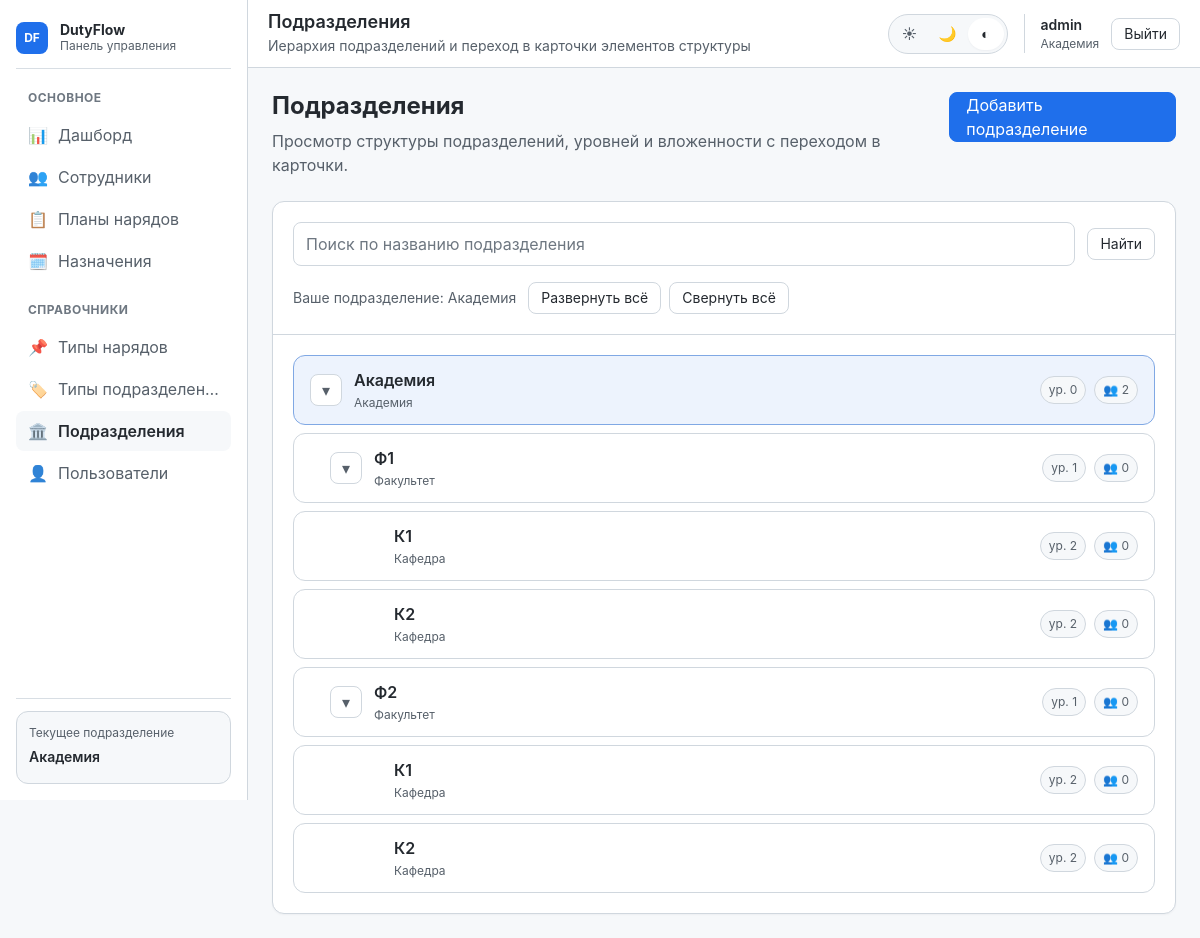
Screenshot of /units/ (signed in) with the database file from the repository.
### users_app/models.py (models this page shows, shortened)
class UserProfile(models.Model):
    user = models.OneToOneField(
        User,
        on_delete=models.CASCADE,
        related_name='profile'
    )
    unit = models.ForeignKey(
        Unit,
        on_delete=models.PROTECT,
        related_name='users'
    )
    created_by = models.ForeignKey(
        User,
        on_delete=models.SET_NULL,
        null=True,
        blank=True,
        related_name='created_users',
        verbose_name="Создал пользователь"
    )
    created_at = models.DateTimeField(auto_now_add=True, verbose_name="Дата создания")
    class Meta:
        verbose_name = "Профиль пользователя"
        verbose_name_plural = "Профили пользователей"

### units/models.py (models this page shows, shortened)
class Unit(models.Model):
    name = models.CharField(max_length=255, verbose_name="Название")
    parent = models.ForeignKey(
        'self',
        on_delete=models.SET_NULL,
        null=True,
        blank=True,
        related_name='children',
        verbose_name="Вышестоящее подразделение"
    )
    unit_type = models.ForeignKey(
        UnitType,
        on_delete=models.PROTECT,
        related_name='units',
        verbose_name="Тип подразделения"
    )
    class Meta:
        verbose_name = "Подразделение"
        verbose_name_plural = "Подразделения"
        ordering = ['unit_type__level', 'name']
    def get_level(self):
        return self.unit_type.level
    def get_descendants_ids(self, include_self=False):
        ids = [self.id] if include_self else []
        def collect(child):
            for c in child.children.all():
                ids.append(c.id)
                collect(c)
        collect(self)
        return ids

class UnitType(models.Model):
    name = models.CharField(max_length=50, unique=True, verbose_name="Название типа")
    slug = models.SlugField(max_length=50, unique=True, verbose_name="Слаг")
    level = models.PositiveSmallIntegerField(
        default=0,
        verbose_name="Уровень иерархии",
        help_text="0 - самый высокий уровень (академия), 1 - факультет, 2 - кафедра и т.д."
    )
    can_have_children = models.BooleanField(
        default=True,
        verbose_name="Может иметь дочерние подразделения"
    )
    class Meta:
        verbose_name = "Тип подразделения"
        verbose_name_plural = "Типы подразделений"
        ordering = ['level', 'name']

### core/views/units/unit.py (the view)
@login_required
def unit_list(request):
    access = AccessService(request.user)
    visible_units = access.get_visible_units()
    search_query = request.GET.get("q", "").strip()
    if search_query:
        visible_units = visible_units.filter(name__icontains=search_query)
    units_with_counts = UnitService.get_units_with_counts(visible_units)
    editable_ids = UnitService.get_editable_ids(units_with_counts, request.user)
    deletable_ids = UnitService.get_deletable_ids(units_with_counts, request.user)
    root_units = UnitService.get_root_units(
        units_with_counts,
        access.user_level,
        access.user_unit
    )
    units_tree = UnitService.build_unit_tree(
        units_with_counts,
        root_units,
        editable_ids,
        deletable_ids
    )
    can_add = access.get_available_parents_for_creation().exists()
    return render(request, "app/units/list.html", {
        "units_tree": units_tree,
        "can_add": can_add,
        "active_tab": "units",
        "page_title": "Подразделения",
        "page_subtitle": "Иерархия подразделений и переход в карточки элементов структуры",
        "search_query": search_query,
        "user_unit": access.user_unit,
        "user_level": access.user_level,
    })

### templates/app/units/list.html (shortened to what this page needs)
{% extends 'app/base_app.html' %}
{% load static %}
{% block app_content %}
<section class="page-section">
    <div class="page-header">
        <div class="page-header__main">
            <h2 class="page-header__title">Подразделения</h2>
            <p class="page-header__subtitle">
                Просмотр структуры подразделений, уровней и вложенности с переходом в карточки.
            </p>
        </div>
        {% if can_add %}
        <div class="page-header__actions">
            <a href="{% url 'units:add' %}" class="button button--primary">
                Добавить подразделение
            </a>
        </div>
        {% endif %}
    </div>
</section>
<section class="page-section">
    <article class="card">
        <div class="card__header units-toolbar">
            <form method="get" class="units-toolbar__search form" role="search">
                <div class="units-search">
                    <input
                        type="search"
                        name="q"
                        value="{{ search_query|default:'' }}"
                        placeholder="Поиск по названию подразделения"
                        aria-label="Поиск подразделений"
                    >
                    <button type="submit" class="button button--sm">Найти</button>
                </div>
            </form>
            <div class="units-toolbar__meta">
                {% if user_unit %}
                <span class="units-counter">Ваше подразделение: {{ user_unit.name }}</span>
                {% endif %}
                <div class="units-tree-actions">
                    <button type="button" class="button button--sm" data-tree-expand-all>
                        Развернуть всё
                    </button>
                    <button type="button" class="button button--sm" data-tree-collapse-all>
                        Свернуть всё
                    </button>
                </div>
            </div>
        </div>
        <div class="card__body">
            {% if units_tree %}
                <div class="unit-tree" data-unit-tree>
                    {% include 'components/units/unit_tree_node.html' with nodes=units_tree current_unit_id=user_unit.id %}
                </div>
            {% endif %}
        </div>
    </article>
</section>
{% endblock %}

### templates/components/layout/app_sidebar.html (shortened to what this page needs)
<aside class="app-sidebar" data-sidebar>
    <div class="app-sidebar__inner">
        <div class="app-sidebar__header">
            <a href="{% url 'auth:dashboard' %}" class="app-sidebar__brand">
                <span class="app-sidebar__brand-mark">DF</span>
                <div class="app-sidebar__brand-texts">
                    <span class="app-sidebar__brand-title">DutyFlow</span>
                    <span class="app-sidebar__brand-subtitle">Панель управления</span>
                </div>
            </a>
        </div>
        <div class="app-sidebar__section">
            <div class="app-sidebar__section-title">Основное</div>
            <nav class="app-sidebar__nav">
                <a href="{% url 'auth:dashboard' %}" class="nav-item {% if active_tab == 'dashboard' %}is-active{% endif %}">
                    <span class="nav-item__icon">📊</span>
                    <span class="nav-item__label">Дашборд</span>
                </a>
                <a href="{% url 'people:person_list' %}" class="nav-item {% if active_tab == 'people' %}is-active{% endif %}">
                    <span class="nav-item__icon">👥</span>
                    <span class="nav-item__label">Сотрудники</span>
                </a>
                <a href="{% url 'plan:list' %}" class="nav-item {% if active_tab == 'plans' %}is-active{% endif %}">
                    <span class="nav-item__icon">📋</span>
                    <span class="nav-item__label">Планы нарядов</span>
                </a>
                <a href="{% url 'assignment:calendar' %}" class="nav-item {% if active_tab == 'assignments' %}is-active{% endif %}">
                    <span class="nav-item__icon">🗓️</span>
                    <span class="nav-item__label">Назначения</span>
                </a>
            </nav>
        </div>
        <div class="app-sidebar__section">
            <div class="app-sidebar__section-title">Справочники</div>
            <nav class="app-sidebar__nav">
                {% if user.profile.unit.unit_type.level <= 1 %}
                <a href="{% url 'type:list' %}" class="nav-item {% if active_tab == 'duty_types' %}is-active{% endif %}">
                    <span class="nav-item__icon">📌</span>
                    <span class="nav-item__label">Типы нарядов</span>
                </a>
                {% endif %}
                {% if user.profile.unit.unit_type.level == 0 %}
                <a href="{% url 'unit_type:list' %}" class="nav-item {% if active_tab == 'unit_types' %}is-active{% endif %}">
                    <span class="nav-item__icon">🏷️</span>
                    <span class="nav-item__label">Типы подразделений</span>
                </a>
                {% endif %}
                <a href="{% url 'units:list' %}" class="nav-item {% if active_tab == 'units' %}is-active{% endif %}">
                    <span class="nav-item__icon">🏛️</span>
                    <span class="nav-item__label">Подразделения</span>
                </a>
                <a href="{% url 'users:list' %}" class="nav-item {% if active_tab == 'users' %}is-active{% endif %}">
                    <span class="nav-item__icon">👤</span>
                    <span class="nav-item__label">Пользователи</span>
                </a>
            </nav>
        </div>
        {% if user.profile and user.profile.unit %}
        <div class="app-sidebar__footer">
            <div class="app-sidebar__unit-card">
                <div class="app-sidebar__unit-label">Текущее подразделение</div>
                <div class="app-sidebar__unit-name">{{ user.profile.unit.name }}</div>
            </div>
        </div>
        {% endif %}
    </div>
</aside>

### templates/components/layout/app_header.html (shortened to what this page needs)
<header class="app-header">
    <div class="app-header__left">
        <div class="app-header__page">
            <h1 class="app-header__page-title">{{ page_title|default:"Панель управления" }}</h1>
            {% if page_subtitle %}
                <p class="app-header__page-subtitle">{{ page_subtitle }}</p>
            {% endif %}
        </div>
    </div>
    <div class="app-header__right">
        <div class="theme-switcher" data-theme-switcher>
            <button class="theme-switcher__button" type="button" data-theme-value="light" title="Светлая тема">☀</button>
            <button class="theme-switcher__button" type="button" data-theme-value="dark" title="Тёмная тема">🌙</button>
            <button class="theme-switcher__button" type="button" data-theme-value="system" title="Системная тема">◐</button>
        </div>
        <div class="user-chip">
            <div class="user-chip__content">
                <span class="user-chip__name">{{ request.user.username }}</span>
                {% if user.profile and user.profile.unit %}
                    <span class="user-chip__meta">{{ user.profile.unit.name }}</span>
                {% endif %}
            </div>
            <form method="post" action="{% url 'auth:logout' %}">
                <button type="submit" class="button button--sm">Выйти</button>
            </form>
        </div>
    </div>
</header>

### templates/components/units/unit_tree_node.html
{% for node in nodes %}
<div class="unit-tree__node" data-unit-node>
    <div
        class="unit-tree__row {% if current_unit_id and node.id == current_unit_id %}is-current{% endif %} table-row-link"
        style="--tree-level: {{ node.level|default:0 }};"
        data-href="{% url 'units:detail' node.id %}"
    >
        <div class="unit-tree__main">
            {% if node.children %}
            <button
                type="button"
                class="unit-tree__toggle"
                data-unit-toggle
                aria-expanded="true"
                aria-label="Свернуть или развернуть дочерние подразделения"
            >
                ▾
            </button>
            {% else %}
            <span class="unit-tree__toggle unit-tree__toggle--placeholder"></span>
            {% endif %}
            <a href="{% url 'units:detail' node.id %}" class="unit-tree__link">
                <span class="unit-tree__name">{{ node.name }}</span>
                <span class="unit-tree__meta">
                    {% if node.unit_type %}
                        {{ node.unit_type.name }}
                    {% elif node.type %}
                        {{ node.type }}
                    {% else %}
                        —
                    {% endif %}
                </span>
            </a>
        </div>
        <div class="unit-tree__side">
            <span class="unit-tree__badge">
                ур. {{ node.level|default:0 }}
            </span>
            {% if node.people_count is not None %}
            <span class="unit-tree__count">
                👥 {{ node.people_count }}
            </span>
            {% endif %}
        </div>
    </div>
    {% if node.children %}
    <div class="unit-tree__children" data-unit-children>
        {% include 'components/units/unit_tree_node.html' with nodes=node.children current_unit_id=current_unit_id %}
    </div>
    {% endif %}
</div>
{% endfor %}

### rows the page displays
Unit: name "Академия"
UnitType: name "Академия", unit_type.name "Академия", level "0", people_count "2"
UnitType: name "Ф1", unit_type.name "Факультет", level "1", people_count "0", name "Ф2"
UnitType: name "К1", unit_type.name "Кафедра", level "2", people_count "0", name "К2"

### other values shown
{{ user.profile.unit.name }} "Академия"
{{ page_title|default:"Панель управления" }} "Подразделения"
{{ page_subtitle }} "Иерархия подразделений и переход в карточки элементов структуры"
{{ request.user.username }} "admin"
